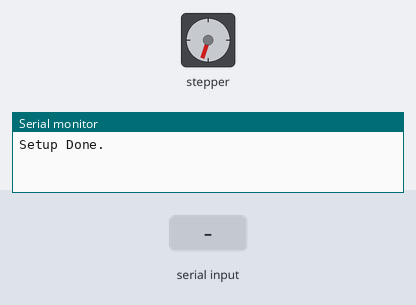
Bench run of a sketch on a simulated Arduino Uno, built with avr-gcc and run on an emulated ATmega328P. Shown: stepper motor, the last lines printed to the serial monitor. Inputs (shaded band) come from the test bench. Stepper angles assume 200 steps per turn.

Above: at 1.2 s.
1.3 s: "s" received over Serial
At 2.0 s:
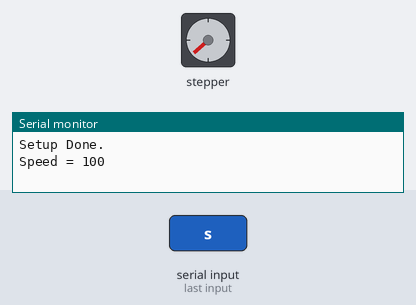
4.3 s: "m" received over Serial
At 4.45 s:
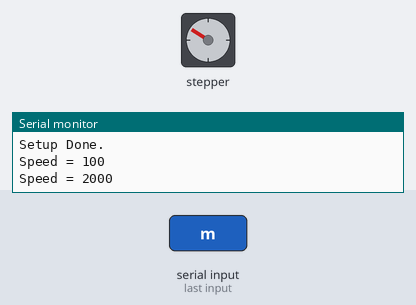
7.3 s: "r" received over Serial
At 7.45 s:
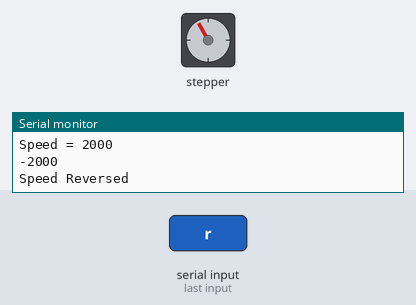
10.3 s: "f" received over Serial
Timing chart, 0 to 14.3 s (numbered marks = the images above; inputs shaded):
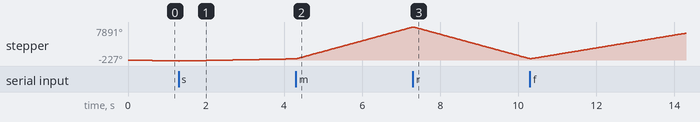

The sketch:

stepper_run.ino
```cpp
// (licence header left out)
// ============================================================================
// File: stepper_run.ino
// Auto-added section markers and high-level comments
// ============================================================================

// ====== Includes ======
#include <AccelStepper.h>

// ====== Configuration ======
#define dir_pin 4
#define step_pin 9

AccelStepper stepper(AccelStepper::DRIVER, step_pin, dir_pin);

// ====== Globals ======
int speed = -100;

// Function: setup

// ====== Functions ======
void setup(){
  Serial.begin(115200);
  stepper.setMaxSpeed(2000);
  stepper.setSpeed(speed);
  Serial.println("Setup Done.");
}

// Function: loop

void loop(){
  if(Serial.available()>0){
    char read = Serial.read();
    // Serial.println(read);
    if (read == 'f'){
      speed = 1000;
      Serial.println("Speed = 1000");
    }
    else if (read == 's'){
      speed = 100;
      Serial.println("Speed = 100");
    }
    else if (read == 'r'){
      speed *= -1;
      Serial.println(speed);
      Serial.println("Speed Reversed");
    }
    else if (read == 'm'){
      speed = 2000;
      Serial.println("Speed = 2000");
    }
  }
  stepper.setSpeed(speed);
  stepper.runSpeed();
}
```
